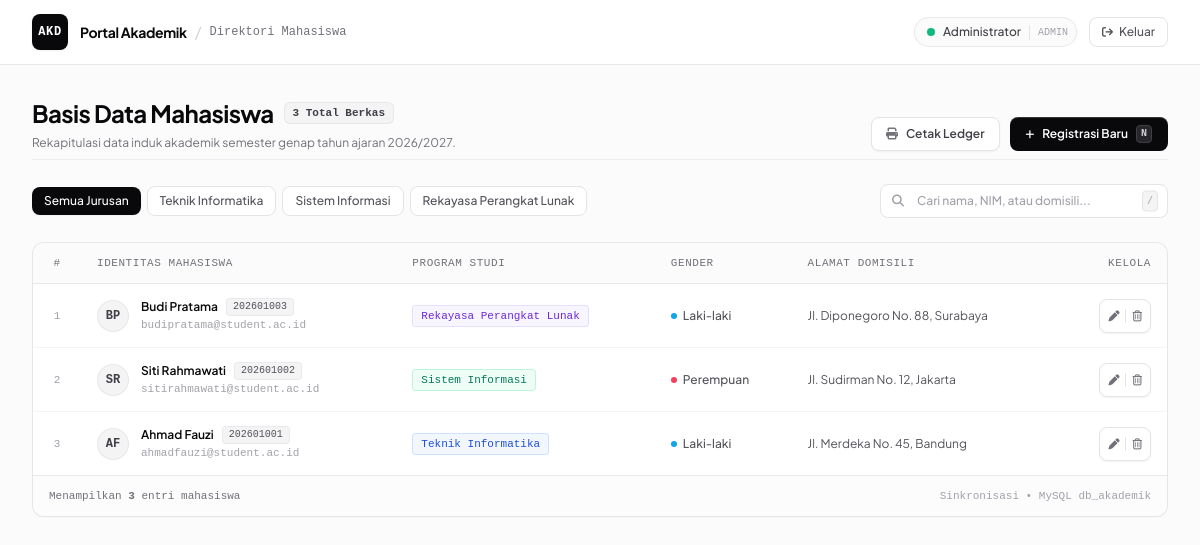
/index.php (signed in), run on the app's committed database.
### tables this page shows
CREATE TABLE IF NOT EXISTS mahasiswa (
    id INT AUTO_INCREMENT PRIMARY KEY,
    nim VARCHAR(20) NOT NULL UNIQUE,
    nama VARCHAR(100) NOT NULL,
    jurusan VARCHAR(50) NOT NULL,
    jenis_kelamin ENUM('Laki-laki', 'Perempuan') NOT NULL,
    alamat TEXT NOT NULL,
    created_at TIMESTAMP DEFAULT CURRENT_TIMESTAMP
);

### index.php (the view, shortened to what this page needs)
<?php
require_once 'koneksi.php';
$keyword = isset($_GET['cari']) ? mysqli_real_escape_string($koneksi, trim($_GET['cari'])) : '';
$jurusan_filter = isset($_GET['jurusan']) ? mysqli_real_escape_string($koneksi, trim($_GET['jurusan'])) : '';
$conditions = [];
$whereSql = count($conditions) > 0 ? "WHERE " . implode(" AND ", $conditions) : "";
$query = "SELECT * FROM mahasiswa $whereSql ORDER BY id DESC";
$result = mysqli_query($koneksi, $query);
$totalData = mysqli_num_rows($result);
$countAllQuery = mysqli_query($koneksi, "SELECT COUNT(*) as total FROM mahasiswa");
$totalAll = mysqli_fetch_assoc($countAllQuery)['total'];
?>
<!DOCTYPE html>
<html lang="id" class="h-full bg-[#fbfbfb]">
<head>
    <script src="https://cdn.tailwindcss.com"></script>
    <link rel="stylesheet" href="https://cdnjs.cloudflare.com/ajax/libs/font-awesome/6.5.1/css/all.min.css">
</head>
<body class="h-full bg-[#fbfbfb] text-zinc-900 flex flex-col antialiased">
    <header class="bg-white border-b border-zinc-200/80 sticky top-0 z-40">
        <div class="max-w-7xl mx-auto px-4 sm:px-6 lg:px-8 h-16 flex items-center justify-between">
            <div class="flex items-center gap-3">
                <div class="w-9 h-9 rounded-lg bg-zinc-950 text-white flex items-center justify-center font-mono font-bold text-xs tracking-wider shadow-sm">
                    AKD
                </div>
                <div class="flex items-center gap-2">
                    <span class="text-sm font-bold tracking-tight text-zinc-950">Portal Akademik</span>
                    <span class="text-zinc-300">/</span>
                    <span class="font-mono text-xs text-zinc-500 font-medium">Direktori Mahasiswa</span>
                </div>
            </div>
            <div class="flex items-center gap-3">
                <div class="flex items-center gap-2 pl-3 pr-2 py-1.5 rounded-full border border-zinc-200/80 bg-zinc-50/80">
                    <span class="w-2 h-2 rounded-full bg-emerald-500 animate-pulse"></span>
                    <span class="text-xs font-medium text-zinc-700">
                        <?= htmlspecialchars($_SESSION['nama'] ?? $_SESSION['username']) ?>
                    </span>
                    <span class="font-mono text-[10px] text-zinc-400 border-l border-zinc-200 pl-2">ADMIN</span>
                </div>
                <a href="logout.php" onclick="return confirm('Apakah Anda yakin ingin keluar dari sistem?')"
                   class="inline-flex items-center gap-1.5 px-3 py-1.5 rounded-lg border border-zinc-200 hover:border-zinc-300 hover:bg-zinc-50 text-zinc-600 hover:text-zinc-950 text-xs font-medium transition" title="Logout">
                    <i class="fa-solid fa-arrow-right-from-bracket text-[11px]"></i>
                    <span class="hidden sm:inline">Keluar</span>
                </a>
            </div>
        </div>
    </header>
    <main class="flex-1 max-w-7xl w-full mx-auto px-4 sm:px-6 lg:px-8 py-8 space-y-6">
        <div class="flex flex-col md:flex-row md:items-end justify-between gap-4 pb-2 border-b border-zinc-200/60">
            <div>
                <div class="flex items-center gap-2.5 mb-1.5">
                    <h1 class="text-2xl font-bold tracking-tight text-zinc-950">Basis Data Mahasiswa</h1>
                    <span class="font-mono text-[11px] font-semibold px-2 py-0.5 rounded-md bg-zinc-100 text-zinc-700 border border-zinc-200/80">
                        <?= $totalAll ?> Total Berkas
                    </span>
                </div>
                <p class="text-xs text-zinc-500 max-w-xl">
                    Rekapitulasi data induk akademik semester genap tahun ajaran 2026/2027.
                </p>
            </div>
            <div class="flex items-center gap-2.5">
                <a href="cetak.php<?= $keyword ? '?cari=' . urlencode($keyword) : '' ?><?= $jurusan_filter ? ($keyword ? '&' : '?') . 'jurusan=' . urlencode($jurusan_filter) : '' ?>" target="_blank"
                   class="inline-flex items-center gap-2 px-3.5 py-2 rounded-lg bg-white border border-zinc-200 hover:border-zinc-300 hover:bg-zinc-50 text-zinc-700 hover:text-zinc-950 text-xs font-semibold shadow-sm transition">
                    <i class="fa-solid fa-print text-zinc-500 text-xs"></i>
                    <span>Cetak Ledger</span>
                </a>
                <a href="tambah.php"
                   class="inline-flex items-center gap-2 px-4 py-2 rounded-lg bg-zinc-950 hover:bg-zinc-800 active:scale-[0.99] text-white text-xs font-semibold shadow-[inset_0_1px_0_rgba(255,255,255,0.18)] transition">
                    <i class="fa-solid fa-plus text-[10px]"></i>
                    <span>Registrasi Baru</span>
                    <kbd class="hidden sm:inline-block font-mono text-[10px] px-1 py-0.2 bg-zinc-800 rounded text-zinc-300 border border-zinc-700">N</kbd>
                </a>
            </div>
        </div>
        <div class="flex flex-col lg:flex-row items-stretch lg:items-center justify-between gap-3">
            <div class="flex items-center gap-1.5 overflow-x-auto pb-1 lg:pb-0 text-xs">
                <a href="index.php<?= $keyword ? '?cari=' . urlencode($keyword) : '' ?>"
                   class="px-3 py-1.5 rounded-lg font-medium transition <?= empty($jurusan_filter) ? 'bg-zinc-950 text-white shadow-sm' : 'bg-white border border-zinc-200 text-zinc-600 hover:text-zinc-950 hover:bg-zinc-50' ?>">
                    Semua Jurusan
                </a>
                <a href="index.php?jurusan=<?= urlencode('Teknik Informatika') ?><?= $keyword ? '&cari=' . urlencode($keyword) : '' ?>"
                   class="px-3 py-1.5 rounded-lg font-medium transition whitespace-nowrap <?= $jurusan_filter == 'Teknik Informatika' ? 'bg-zinc-950 text-white shadow-sm' : 'bg-white border border-zinc-200 text-zinc-600 hover:text-zinc-950 hover:bg-zinc-50' ?>">
                    Teknik Informatika
                </a>
                <a href="index.php?jurusan=<?= urlencode('Sistem Informasi') ?><?= $keyword ? '&cari=' . urlencode($keyword) : '' ?>"
                   class="px-3 py-1.5 rounded-lg font-medium transition whitespace-nowrap <?= $jurusan_filter == 'Sistem Informasi' ? 'bg-zinc-950 text-white shadow-sm' : 'bg-white border border-zinc-200 text-zinc-600 hover:text-zinc-950 hover:bg-zinc-50' ?>">
                    Sistem Informasi
                </a>
                <a href="index.php?jurusan=<?= urlencode('Rekayasa Perangkat Lunak') ?><?= $keyword ? '&cari=' . urlencode($keyword) : '' ?>"
                   class="px-3 py-1.5 rounded-lg font-medium transition whitespace-nowrap <?= $jurusan_filter == 'Rekayasa Perangkat Lunak' ? 'bg-zinc-950 text-white shadow-sm' : 'bg-white border border-zinc-200 text-zinc-600 hover:text-zinc-950 hover:bg-zinc-50' ?>">
                    Rekayasa Perangkat Lunak
                </a>
            </div>
            <form action="index.php" method="GET" class="flex items-center gap-2">
                <div class="relative flex-1 sm:w-72">
                    <i class="fa-solid fa-magnifying-glass absolute left-3 top-1/2 -translate-y-1/2 text-zinc-400 text-xs"></i>
                    <input type="text" id="searchInput" name="cari" value="<?= htmlspecialchars($keyword) ?>"
                           placeholder="Cari nama, NIM, atau domisili..."
                           class="w-full pl-9 pr-8 py-2 rounded-lg border border-zinc-200 bg-white text-xs text-zinc-900 placeholder:text-zinc-400 focus:outline-none focus:border-zinc-900 focus:ring-1 focus:ring-zinc-900 transition font-medium">
                    <kbd class="hidden sm:inline-block absolute right-2.5 top-1/2 -translate-y-1/2 font-mono text-[10px] text-zinc-400 bg-zinc-100 px-1 py-0.5 rounded border border-zinc-200">/</kbd>
                </div>
            </form>
        </div>
        <div class="bg-white rounded-xl border border-zinc-200/90 shadow-[0_1px_3px_rgba(0,0,0,0.02)] overflow-hidden">
            <div class="overflow-x-auto">
                <table class="w-full text-left text-xs border-collapse">
                    <thead class="bg-zinc-50/80 border-b border-zinc-200/80 text-[11px] font-mono text-zinc-500 uppercase tracking-wider">
                        <tr>
                            <th class="py-3 px-4 w-12 text-center font-medium">#</th>
                            <th class="py-3 px-4 font-medium">Identitas Mahasiswa</th>
                            <th class="py-3 px-4 font-medium">Program Studi</th>
                            <th class="py-3 px-4 font-medium">Gender</th>
                            <th class="py-3 px-4 font-medium">Alamat Domisili</th>
                            <th class="py-3 px-4 text-right font-medium w-28">Kelola</th>
                        </tr>
                    </thead>
                    <tbody class="divide-y divide-zinc-100 text-zinc-700">
                        <?php
                        $no = 1;
                        if ($totalData > 0):
                            while ($row = mysqli_fetch_assoc($result)):
                                $namaParts = explode(' ', trim($row['nama']));
                                $initials = strtoupper(substr($namaParts[0], 0, 1) . (isset($namaParts[1]) ? substr($namaParts[1], 0, 1) : ''));
                                $syntheticEmail = strtolower(preg_replace('/[^a-zA-Z0-9]/', '', $row['nama'])) . '@student.ac.id';
                        ?>
                            <tr class="hover:bg-zinc-50/70 transition-colors group">
                                <td class="py-3.5 px-4 text-center font-mono text-zinc-400 text-[11px]"><?= $no++ ?></td>
                                <td class="py-3.5 px-4">
                                    <div class="flex items-center gap-3">
                                        <div class="w-8 h-8 rounded-full bg-zinc-100 border border-zinc-200/80 flex items-center justify-center font-mono font-semibold text-zinc-700 text-xs">
                                            <?= $initials ?>
                                        </div>
                                        <div>
                                            <div class="font-semibold text-zinc-950 text-xs flex items-center gap-2">
                                                <span><?= htmlspecialchars($row['nama']) ?></span>
                                                <span class="font-mono text-[10px] px-1.5 py-0.2 rounded bg-zinc-100 text-zinc-600 border border-zinc-200/60 font-normal">
                                                    <?= htmlspecialchars($row['nim']) ?>
                                                </span>
                                            </div>
                                            <span class="font-mono text-[11px] text-zinc-400"><?= $syntheticEmail ?></span>
                                        </div>
                                    </div>
                                </td>
                                <td class="py-3.5 px-4">
                                    <?php
                                    $badgeClass = "bg-zinc-50 text-zinc-700 border-zinc-200";
                                    if ($row['jurusan'] == 'Teknik Informatika') {
                                        $badgeClass = "bg-blue-50/80 text-blue-700 border-blue-200/70";
                                    } elseif ($row['jurusan'] == 'Sistem Informasi') {
                                        $badgeClass = "bg-emerald-50/80 text-emerald-700 border-emerald-200/70";
                                    } elseif ($row['jurusan'] == 'Rekayasa Perangkat Lunak') {
                                        $badgeClass = "bg-violet-50/80 text-violet-700 border-violet-200/70";
                                    }
                                    ?>
                                    <span class="inline-flex items-center font-mono text-[11px] font-medium px-2 py-0.5 rounded border <?= $badgeClass ?>">
                                        <?= htmlspecialchars($row['jurusan']) ?>
                                    </span>
                                </td>
                                <td class="py-3.5 px-4">
                                    <span class="inline-flex items-center gap-1.5 text-zinc-600 text-xs font-medium">
                                        <span class="w-1.5 h-1.5 rounded-full <?= $row['jenis_kelamin'] == 'Laki-laki' ? 'bg-sky-500' : 'bg-rose-500' ?>"></span>
                                        <?= htmlspecialchars($row['jenis_kelamin']) ?>
                                    </span>
                                </td>
                                <td class="py-3.5 px-4 text-zinc-600 max-w-xs truncate" title="<?= htmlspecialchars($row['alamat']) ?>">
                                    <?= htmlspecialchars($row['alamat']) ?>
                                </td>
                                <td class="py-3.5 px-4 text-right">
                                    <div class="inline-flex items-center rounded-lg border border-zinc-200 bg-white p-0.5 shadow-sm">
                                        <a href="edit.php?id=<?= $row['id'] ?>"
                                           class="p-1.5 text-zinc-500 hover:text-zinc-950 hover:bg-zinc-100 rounded transition" title="Sunting Data">
                                            <i class="fa-solid fa-pen text-[11px]"></i>
                                        </a>
                                        <button type="button" onclick="konfirmasiHapus(<?= $row['id'] ?>, '<?= htmlspecialchars($row['nama']) ?>')"
                                                class="p-1.5 text-zinc-500 hover:text-red-600 hover:bg-red-50 rounded transition" title="Hapus Data">
                                            <i class="fa-regular fa-trash-can text-[11px]"></i>
                                        </button>
                                    </div>
                                </td>
                            </tr>
                        <?php
                            endwhile;
                        endif; ?>
                    </tbody>
                </table>
            </div>
            <div class="py-3 px-4 bg-zinc-50/50 border-t border-zinc-200/80 flex items-center justify-between text-xs text-zinc-500">
                <span class="font-mono text-[11px]">
                    Menampilkan <strong><?= $totalData ?></strong> entri mahasiswa
                </span>
                <span class="font-mono text-[11px] text-zinc-400">
                    Sinkronisasi &bull; MySQL db_akademik
                </span>
            </div>
        </div>
    </main>
</body>
</html>

### index.php (style rules this page uses)
body { font-family: 'Plus Jakarta Sans', sans-serif; }
.font-mono { font-family: 'JetBrains Mono', monospace; }

### data on the page
mahasiswa: nama "BP", nama "Budi Pratama", nim "202601003", nama "budipratama@student.ac.id", jurusan "Rekayasa Perangkat Lunak", jenis_kelamin "Laki-laki", alamat "Jl. Diponegoro No. 88, Surabaya"
mahasiswa: nama "SR", nama "Siti Rahmawati", nim "202601002", nama "sitirahmawati@student.ac.id", jurusan "Sistem Informasi", jenis_kelamin "Perempuan", alamat "Jl. Sudirman No. 12, Jakarta"
mahasiswa: nama "AF", nama "Ahmad Fauzi", nim "202601001", nama "ahmadfauzi@student.ac.id", jurusan "Teknik Informatika", jenis_kelamin "Laki-laki", alamat "Jl. Merdeka No. 45, Bandung"

### other printed values
$_SESSION['nama'] "Administrator"
$totalAll "3"
$totalData "3"
